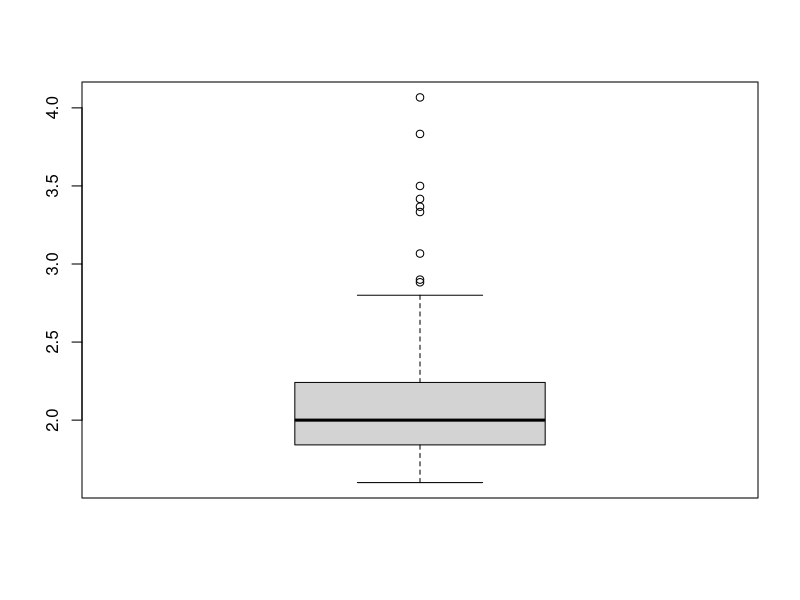

Write R code to recreate this figure.
# Kolokwium 2023-2024:

can_reject <- function(pvalue, alpha) {
  if(pvalue <= alpha) {
    message("Odrzucamy H0, ponieważ ", pvalue, " ≤ ", alpha)
  } else {
    message("Nie ma podstaw do odrzucenia H0, ponieważ ", 
            pvalue, " > ", alpha)
  }
}

# zadanie 1 ---------------------------------------------------------------

# H0: Wartości próbki potwierdzają normalność rozkładu próbki.
# H1: ~H0

X <- c(3.75, 4.52, -3.88, 6.85, 8.15, 6.15)

# a)

# W celu sprawdzenia założenia o normalności rozkładu próbki skorzystamy z 
# testu Shapiro-Wilka, czyli funkcji shapiro.test():

alpha <- 0.05
(test_result <- shapiro.test(X))
pvalue <- test_result$p.value
can_reject(pvalue, alpha)

# Wartość statystyki testowej: W = 0.83202
# Wartość p-value: p-value = 0.1118

# Nie ma podstaw do odrzucenia H0, ponieważ 0.1118 > 0.05.
# Próba może zatem należeć do rozkładu normalnego.

# b)

library(MASS)
(fit <- fitdistr(X, "normal"))

#     mean        sd   
#  4.256667   3.915770 
# (1.598606) (1.130385)

# c)

if (!require("TeachingDemos", quietly = TRUE)) {
  install.packages("TeachingDemos")
}
library("TeachingDemos", character.only = TRUE)

alpha <- 0.05
(conf_interval <- sqrt(sigma.test(X, conf.level =  1 - alpha)$conf))

# Przedział ufności: 2.677547 10.520515

# zadanie 2 ---------------------------------------------------------------

# Pobieramy dane o erupcjach gejzera, po których wystąpieniu czas czekania 
# na kolejną był mniejszy niż 70:

X <- faithful$eruptions[faithful$waiting < 70]

# a)

# Wyświetlamy podstawowe statystyki:

summary(X)
sd(X)

# b)

# Szkicujemy wykres skrzynkowy:

box <- boxplot(X)

# Znajdujemy liczbę obserwacji odstających:

(outliers <- boxplot.stats(X)$out)
(length(outliers))

# 2.883 3.067 3.367 3.833 4.067 3.500 3.333 3.417 2.900
# Jest ich dokładnie 9.

# zadanie 3 ---------------------------------------------------------------

# Niech X będzie zmienną losową reprezentującą obwód pnia drzewek pomarańczowych.
# Zakładamy, że X ma rozkład normalny o nieznanych parametrach.

X <- Orange$circumference

# a)

# H0: μ = 100 mm
# H1: μ < 100 mm

# W celu przetestowania hipotezy korzystamy z testu t-Studenta, czyli funkcji
# t.test():

alpha <- 0.05
mu <- 100

(test_result <- t.test(X,
                       mu = mu,
                       alternative = "less",
                       conf.level = 1 - alpha))
pvalue = (test_result$p.value)
can_reject(pvalue, alpha)

# Wartość statystyki testowej: t = 1.6319
# Wartość p-value: p-value = 0.944

# Nie ma podstaw do odrzucenia H0, ponieważ 0.944 > 0.05.
# Zatem średnia obwodu pnia może nie być mniejsza niż 100 mm.

# b)

mu_actual <- 90

(test_result <- power.t.test(n = length(X), 
                             delta = abs(mu - mu_actual),
                             sd = sd(X),
                             type = "one.sample",
                             alternative = "one.sided",
                             sig.level = alpha))
(power <- test_result$power)

# Prawdopodobieństwo to wynosi: 0.262322

# c)

# H0: σ = 40 mm
# H1: σ != 40 mm

alpha <- 0.05
sigma <- 40

# W celu sprawdzenia hipotezy korzystamy z funkcji sigma.test():

(test_result <- sigma.test(X, 
                           sigma = sigma, 
                           sigmasq = sigma^2,
                           alternative = "two.sided", 
                           conf.level = 1 - alpha))
pvalue <- test_result$p.value
can_reject(pvalue, alpha)

# Wartość statystyki testowej: X-squared = 70.229
# Wartość p-value: p-value = 0.0005085

# Odrzucamy H0, ponieważ 0.0005085 ≤ 0.05.
# Możemy zatem twierdzić, że odchylenie standardowe obwodu pnia różni się
# istotnie od 40 mm.

# zadanie 4 ---------------------------------------------------------------

library(MASS)

# Wybieramy ze zbioru interesujące nas dane:

X <- Pima.te$glu[Pima.te$age > 40]
Y <- Pima.te$glu[Pima.te$age <= 40]
alpha <- 0.05

# Zmienne X, Y mają rozkład normalny o nieznanych parametrach ale równych 
# wariancjach. Dane te są niezależne. Spełnione są zatem założenia Modelu II
# z karty wzorów.

# a)

# H0: μX = μY
# H1: μX > μY

# W celu przetestowania hipotezy korzystamy z testu t-Studenta, czyli funkcji
# t.test():

(test_result <- t.test(X, Y, 
                       alternative = "greater", 
                       paired = FALSE, 
                       var.equal = TRUE))
pvalue <- test_result$p.value
can_reject(pvalue, alpha)

# Wartość statystyki testowej: t = 2.9646
# Wartość p-value: p-value = 0.001626

# Odrzucamy H0, ponieważ 0.001626 ≤ 0.05.
# Zatem możemy twierdzić, że wartośc średnia X jest istotnie wyższa niż wartość Y.

# b)

# Wyznaczamy wartość estymatora odchylenia standardowego X i Y:

nX = length(X)
nY = length(Y)
varX = var(X)
varY = var(Y)
(sd_XY = sqrt(((nX - 1) * varX + (nY - 1) * varY)/(nX + nY - 2)))

# Wartość tego estymatora to: 30.14848

# W celu wyznaczenia prawdopodobieństwa korzystamy z funkcji power.t.test():

(test_result <- power.t.test(power = 0.8,
                             delta = 3, 
                             sd = sd_XY,
                             sig.level = 0.01, 
                             type="two.sample",
                             alternative="one.sided"))
(n <- ceiling(test_result$n))

# Wartość n powinna być równa co najmniej 2029 dla każdej z X i Y.

# zadanie 5 ---------------------------------------------------------------

# H0: Rozkład prawdopodobieństwa preferencji klientów wynosi odpowiednio 
#     0.3, 0.4, 0.1, 0.1, 0.1 dla smaków waniliowe, czekoladowe, truskawkowe,
#     jagodowe, orzechowe.
# H1: ~H0

x <- c(234, 290, 76, 73, 69)
p <- c(0.3, 0.4, 0.1, 0.1, 0.1)
alpha <- 0.05

# Sprawdzamy, czy spełnione są założenia dla testu χ^2-Pearsona:

(all(sum(x)*p >= 10))

(test_result <- chisq.test(x = x, p = p))
pvalue <- test_result$p.value
can_reject(pvalue, alpha)

# Wartość statystyki testowej: X-squared = 1.1671
# Wartość p-value: p-value = 0.8835

# Nie ma podstaw do odrzucenia H0, ponieważ 0.8835 > 0.05.
# Możemy zatem twierdzić, że rozkład preferencji klientów może być taki jak
# w treści zadania.
